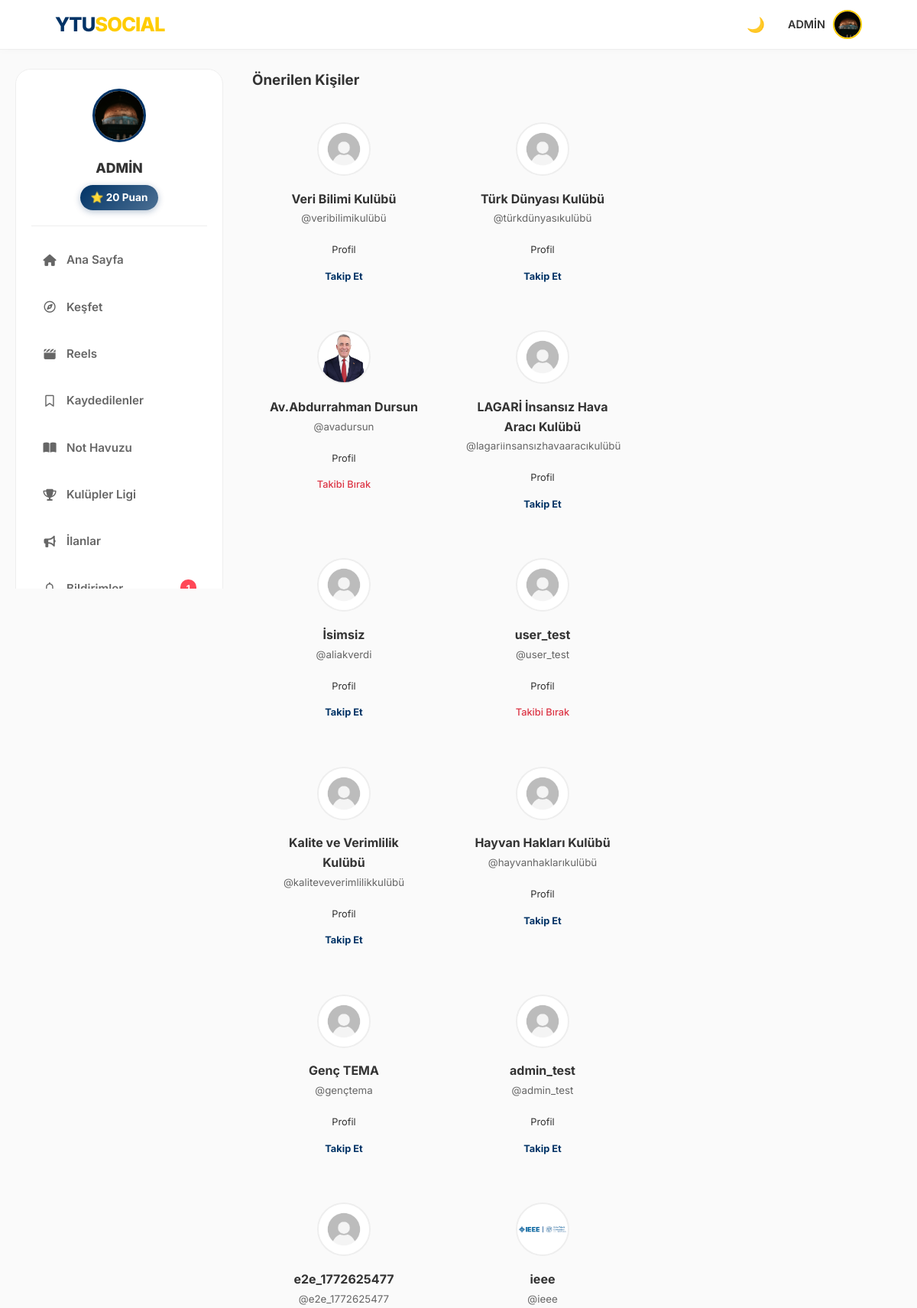
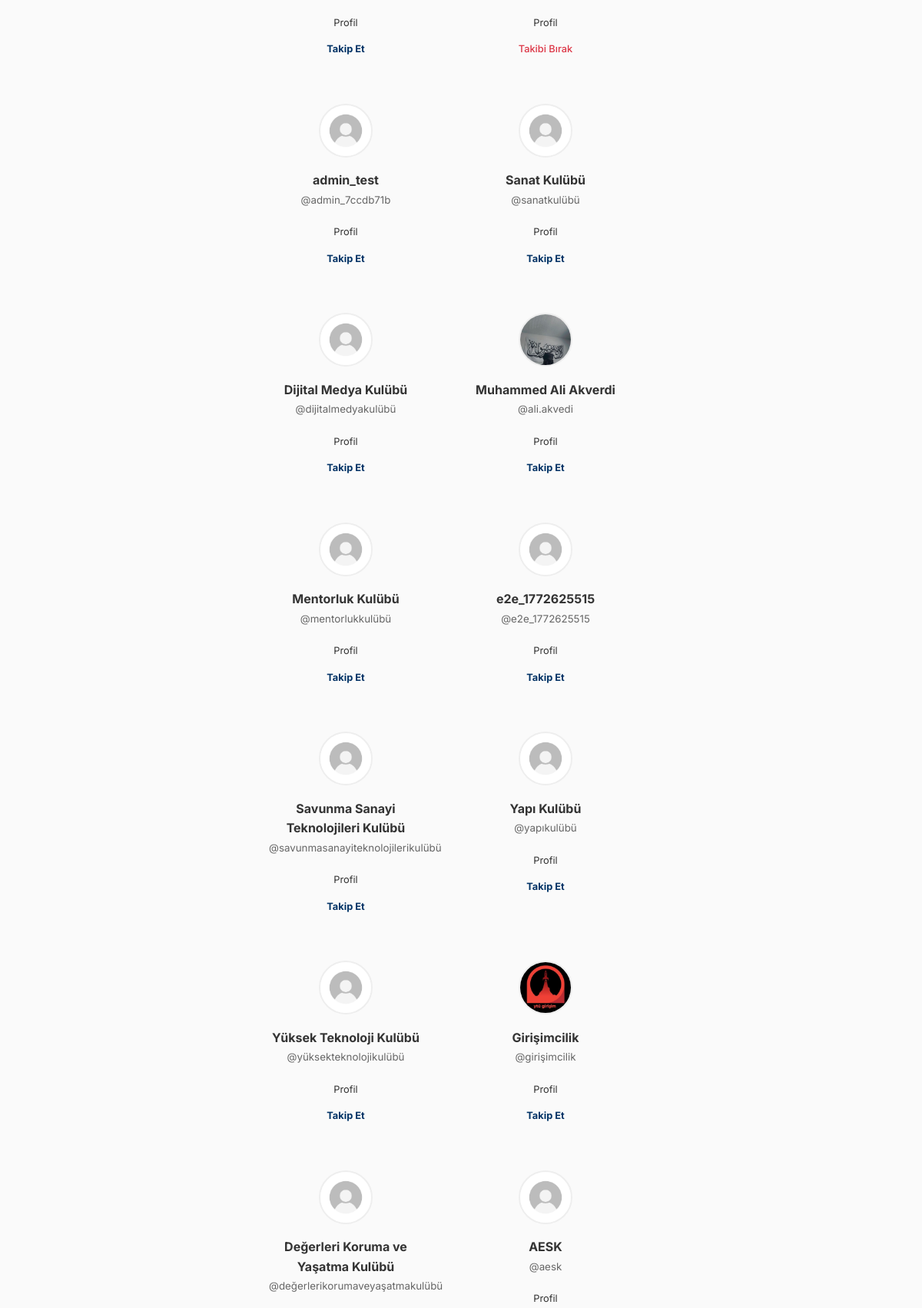
Screenshot of /users (signed in, upper part) with the database file from the repository (2 pictures, top to bottom).
### models.py (models this page shows, shortened)
class User(UserMixin, db.Model):
    id = db.Column(db.Integer, primary_key=True)
    email = db.Column(db.String(120), unique=True, nullable=False)
    password = db.Column(db.String(200), nullable=False)
    username = db.Column(db.String(50), nullable=True)
    handle = db.Column(db.String(30), unique=True, nullable=True)
    stories = db.relationship('Story', backref='author', lazy=True)
    is_admin = db.Column(db.Boolean, default=False)
    is_moderator = db.Column(db.Boolean, default=False)
    department = db.Column(db.String(100), nullable=True)
    score = db.Column(db.Integer, default=0)
    bio = db.Column(db.String(200), nullable=True)
    profile_pic = db.Column(db.String(200), default='img/default_avatar.png')
    is_verified = db.Column(db.Boolean, default=False)
    otp_code = db.Column(db.String(6))
    ban_expiration = db.Column(db.DateTime, nullable=True)
    is_banned = db.Column(db.Boolean, default=False)
    posts = db.relationship('Post', backref='author', lazy=True)
    image_file = db.Column(db.String(255), nullable=True)
    comments = db.relationship('Comment', backref='author', lazy=True)
    messages_sent = db.relationship('Message', foreign_keys='Message.sender_id', backref='sender', lazy='dynamic')
    messages_received = db.relationship('Message', foreign_keys='Message.recipient_id', backref='recipient', lazy='dynamic')
    saved_posts = db.relationship('SavedPost', back_populates='user', lazy=True, cascade="all, delete-orphan")
    followed = db.relationship(
        'User', secondary=followers,
        primaryjoin=(followers.c.follower_id == id),
        secondaryjoin=(followers.c.followed_id == id),
        backref=db.backref('followers', lazy='dynamic'), lazy='dynamic'
    )
    blocking = db.relationship(
        'User', secondary=blocked_users,
        primaryjoin=(blocked_users.c.blocker_id == id),
        secondaryjoin=(blocked_users.c.blocked_id == id),
        backref=db.backref('blocked_by', lazy='dynamic'), lazy='dynamic'
    )
    def is_following(self, user):
        return self.followed.filter(followers.c.followed_id == user.id).count() > 0

### routes/main.py (the view)
@main.route('/users')
@login_required
def user_list():
    users = User.query.filter(User.id != current_user.id).order_by(func.random()).limit(50).all()
    return render_template('user_list.html', users=users, title='Önerilen Kişiler')

### models.py (called while the page is built)
@login_manager.user_loader
def load_user(user_id):
    return User.query.get(int(user_id))

### utils.py (called while the page is built)
def get_trending_hashtags():
    from models import Post
    posts = Post.query.with_entities(Post.content).all()
    hashtags = {}
    for post in posts:
        if post.content:
            found_tags = set(re.findall(r"#(\w+)", post.content.lower()))
            for tag in found_tags:
                hashtags[tag] = hashtags.get(tag, 0) + 1
    sorted_tags = sorted(hashtags.items(), key=lambda x: x[1], reverse=True)
    return sorted_tags[:5]

### templates/user_list.html (shortened to what this page needs)
<!DOCTYPE html>
<html lang="tr">
<head>
    <link rel="stylesheet" href="/static/style.css">
    <link href="https://cdnjs.cloudflare.com/ajax/libs/font-awesome/6.4.0/css/all.min.css" rel="stylesheet">
</head>
<body>
    {% include 'navbar_partial.html' ignore missing %}
    <div class="main-layout">
        <aside class="left-sidebar sticky-sidebar">
            <div style="background: var(--card-bg); border-radius: 20px; padding: 25px 20px; border: 1px solid var(--border-color);">
                <div style="text-align: center; margin-bottom: 20px; padding-bottom: 20px; border-bottom: 1px solid var(--border-color);">
                    <img src="/static/{{ current_user.profile_pic }}" style="width: 70px; height: 70px; border-radius: 50%; border: 3px solid var(--ytu-lacivert); object-fit: cover; margin-bottom: 12px;">
                    <h3 style="font-size: 1.1rem; font-weight: 800; color: var(--text-color); margin: 0 0 8px 0;">{{ current_user.username }}</h3>
                    <span style="background: linear-gradient(135deg, var(--ytu-lacivert), rgba(var(--ytu-lacivert-rgb), 0.7)); color: white; display: inline-block; padding: 6px 14px; border-radius: 20px; font-weight: 700; font-size: 0.85rem; box-shadow: 0 2px 8px rgba(var(--ytu-lacivert-rgb), 0.3);">⭐ {{ current_user.score }} Puan</span>
                </div>
                <nav style="display: flex; flex-direction: column; gap: 8px;">
                    <a href="/" class="sidebar-link" style="display: flex; align-items: center; gap: 12px; padding: 12px 14px; border-radius: 12px; color: var(--text-muted); text-decoration: none; font-weight: 600; font-size: 0.95rem; transition: all 0.2s;"><i class="fa-solid fa-house" style="width: 20px; text-align: center;"></i> Ana Sayfa</a>
                    <a href="{{ url_for('main.explore') }}" class="sidebar-link" style="display: flex; align-items: center; gap: 12px; padding: 12px 14px; border-radius: 12px; color: var(--text-muted); text-decoration: none; font-weight: 600; font-size: 0.95rem; transition: all 0.2s;"><i class="fa-regular fa-compass" style="width: 20px; text-align: center;"></i> Keşfet</a>
                    <a href="{{ url_for('main.reels') }}" class="sidebar-link" style="display: flex; align-items: center; gap: 12px; padding: 12px 14px; border-radius: 12px; color: var(--text-muted); text-decoration: none; font-weight: 600; font-size: 0.95rem; transition: all 0.2s;"><i class="fa-solid fa-clapperboard" style="width: 20px; text-align: center;"></i> Reels</a>
                    <a href="{{ url_for('main.saved_posts_list') }}" class="sidebar-link" style="display: flex; align-items: center; gap: 12px; padding: 12px 14px; border-radius: 12px; color: var(--text-muted); text-decoration: none; font-weight: 600; font-size: 0.95rem; transition: all 0.2s;"><i class="fa-regular fa-bookmark" style="width: 20px; text-align: center;"></i> Kaydedilenler</a>
                    <a href="{{ url_for('main.notes_pool') }}" class="sidebar-link" style="display: flex; align-items: center; gap: 12px; padding: 12px 14px; border-radius: 12px; color: var(--text-muted); text-decoration: none; font-weight: 600; font-size: 0.95rem; transition: all 0.2s;"><i class="fa-solid fa-book-open" style="width: 20px; text-align: center;"></i> Not Havuzu</a>
                    <a href="{{ url_for('main.clubs_full_list') }}" class="sidebar-link" style="display: flex; align-items: center; gap: 12px; padding: 12px 14px; border-radius: 12px; color: var(--text-muted); text-decoration: none; font-weight: 600; font-size: 0.95rem; transition: all 0.2s;"><i class="fa-solid fa-trophy" style="width: 20px; text-align: center;"></i> Kulüpler Ligi</a>
                    <a href="{{ url_for('main.adverts') }}" class="sidebar-link" style="display: flex; align-items: center; gap: 12px; padding: 12px 14px; border-radius: 12px; color: var(--text-muted); text-decoration: none; font-weight: 600; font-size: 0.95rem; transition: all 0.2s;"><i class="fa-solid fa-bullhorn" style="width: 20px; text-align: center;"></i> İlanlar</a>
                    <a href="{{ url_for('main.notifications') }}" class="sidebar-link" style="display: flex; align-items: center; gap: 12px; padding: 12px 14px; border-radius: 12px; color: var(--text-muted); text-decoration: none; font-weight: 600; font-size: 0.95rem; transition: all 0.2s;">
                        <i class="fa-regular fa-bell" style="width: 20px; text-align: center;"></i> Bildirimler
                        {% if unread_count > 0 %}<span class="notification-badge">{{ unread_count }}</span>{% endif %}
                    </a>
                </nav>
            </div>
        </aside>
        <main>
            <h3 class="page-title">{{ title }}</h3>
            <div class="user-grid">
                {% for user in users %}
                <div class="user-list-card">
                    <img src="/static/{{ user.profile_pic }}" class="user-list-avatar">
                    <div class="user-list-info">
                        <h4 class="user-list-name">{{ user.username or 'İsimsiz' }}</h4>
                        <small class="user-list-handle">@{{ user.handle }}</small>
                    </div>
                    <div class="user-list-actions">
                        <a href="{{ url_for('main.user_profile', handle=user.handle) }}" class="btn-sm-profile">Profil</a>
                        {% if user.id != current_user.id %}
                            {% if current_user.is_following(user) %}
                            <a href="{{ url_for('main.unfollow', handle=user.handle) }}" class="action-link link-unfollow">Takibi Bırak</a>
                            {% else %}
                            <a href="{{ url_for('main.follow', handle=user.handle) }}" class="action-link link-follow">Takip Et</a>
                            {% endif %}
                        {% endif %}
                    </div>
                </div>
                {% else %}
                <div style="grid-column: 1 / -1; text-align: center; color: var(--text-muted); padding: 40px;">
                    <p>Bu listede henüz kimse yok.</p>
                </div>
                {% endfor %}
            </div>
        </main>
    </div>
</body>
</html>

### templates/navbar_partial.html (shortened to what this page needs)
<nav class="navbar">
    <a href="/" class="nav-logo">YTU<span>SOCIAL</span></a>
    <div class="nav-items" id="mobile-menu">
        <button type="button" onclick="toggleDarkMode()" id="theme-btn" title="Temayı Değiştir" style="background:none; border:none; cursor:pointer; font-size:1.2rem;">
            🌙
        </button>
        <div class="profile-menu" onclick="toggleProfileDropdown()">
            {% if current_user.is_authenticated %}
                <span style="font-weight: 600; font-size: 0.9rem;">{{ current_user.username }}</span>
                <img src="/static/{{ current_user.profile_pic }}" class="nav-avatar" alt="Profil">
            {% else %}
                <span style="font-weight: 600;">Misafir</span>
                <img src="/static/img/default_avatar.png" class="nav-avatar" alt="Misafir">
            {% endif %}
        </div>
    </div>
</nav>

### rows the page displays
User: username "ADMİN", profile_pic (picture), score "20"
User: profile_pic (placeholder picture), username "Veri Bilimi Kulübü", handle "veribilimikulübü"
User: profile_pic (placeholder picture), username "Türk Dünyası Kulübü", handle "türkdünyasıkulübü"
User: profile_pic (picture), username "Av.Abdurrahman Dursun", handle "avadursun"
User: profile_pic (placeholder picture), username "LAGARİ İnsansız Hava Aracı Kulübü", handle "lagari̇i̇nsansızhavaaracıkulübü"
User: profile_pic (placeholder picture), username "İsimsiz", handle "aliakverdi"
User: profile_pic (placeholder picture), username "user_test", handle "user_test"
User: profile_pic (placeholder picture), username "Kalite ve Verimlilik Kulübü", handle "kaliteveverimlilikkulübü"
User: profile_pic (placeholder picture), username "Hayvan Hakları Kulübü", handle "hayvanhaklarıkulübü"
User: profile_pic (placeholder picture), username "Genç TEMA", handle "gençtema"
User: profile_pic (placeholder picture), username "admin_test", handle "admin_test"
User: profile_pic (placeholder picture), username "e2e_1772625477", handle "e2e_1772625477"
User: profile_pic (picture), username "ieee", handle "ieee"
User: profile_pic (placeholder picture), username "admin_test", handle "admin_7ccdb71b"
User: profile_pic (placeholder picture), username "Sanat Kulübü", handle "sanatkulübü"
User: profile_pic (placeholder picture), username "Dijital Medya Kulübü", handle "dijitalmedyakulübü"
User: profile_pic (picture), username "Muhammed Ali Akverdi", handle "ali.akvedi"
User: profile_pic (placeholder picture), username "Mentorluk Kulübü", handle "mentorlukkulübü"
User: profile_pic (placeholder picture), username "e2e_1772625515", handle "e2e_1772625515"
User: profile_pic (placeholder picture), username "Savunma Sanayi Teknolojileri Kulübü", handle "savunmasanayiteknolojilerikulübü"
User: profile_pic (placeholder picture), username "Yapı Kulübü", handle "yapıkulübü"
User: profile_pic (placeholder picture), username "Yüksek Teknoloji Kulübü", handle "yüksekteknolojikulübü"
User: profile_pic (picture), username "Girişimcilik", handle "girişimcilik"
User: profile_pic (placeholder picture), username "Değerleri Koruma ve Yaşatma Kulübü", handle "değerlerikorumaveyaşatmakulübü"
User: profile_pic (placeholder picture), username "AESK", handle "aesk"

### other values shown
{{ title }} "Önerilen Kişiler"
